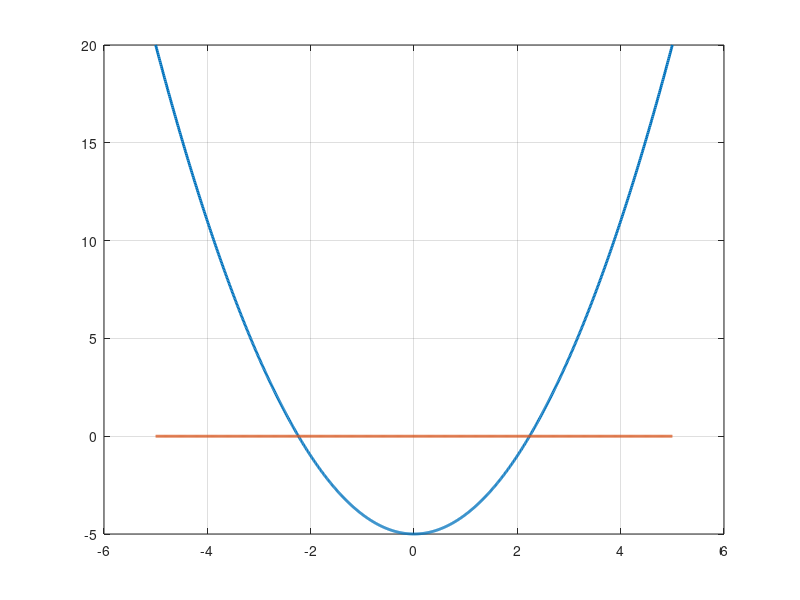

This chart was generated by the following MATLAB code:
x=-5:0.01:5;
y1 = x.^2-5;
y2 = sqrt(x-5);

plot(x,y1,'LineWidth',2);

hold on 
plot(x, y2,'LineWidth',2);
hold off
grid on;